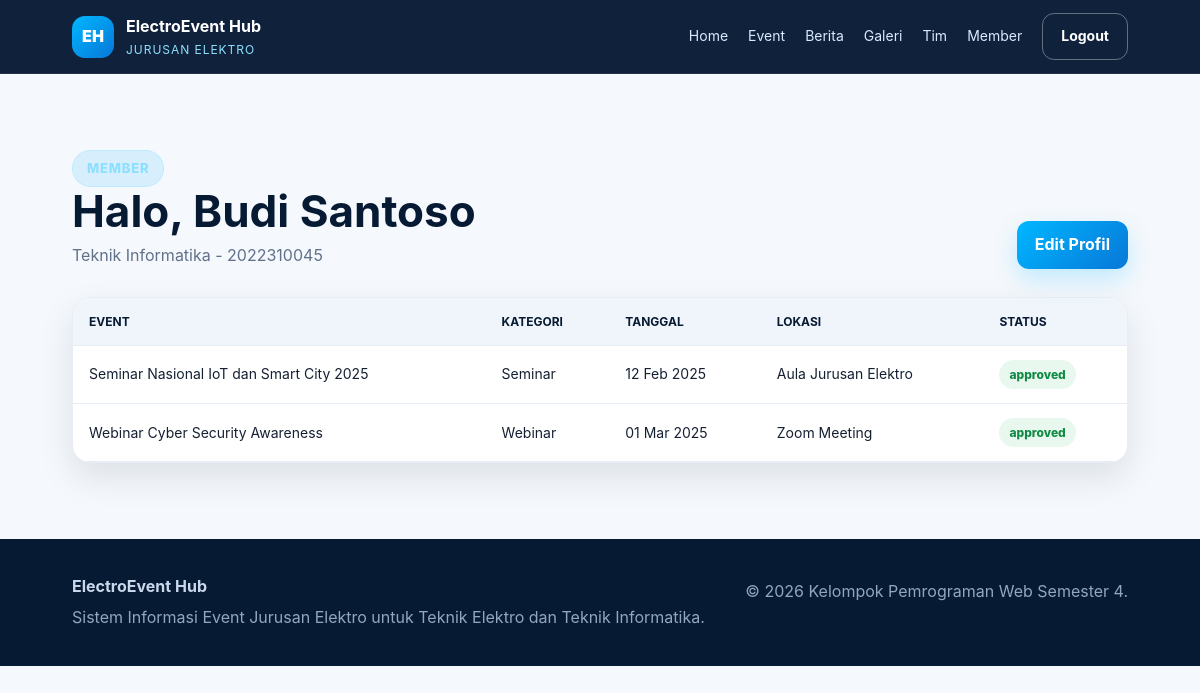
The page /member/dashboard.php (signed in) on the database its author committed.
### tables this page shows
CREATE TABLE registrations (
  id INT AUTO_INCREMENT PRIMARY KEY,
  user_id INT NOT NULL,
  event_id INT NOT NULL,
  status ENUM('pending','approved','rejected') NOT NULL DEFAULT 'approved',
  notes VARCHAR(255) DEFAULT NULL,
  registered_at TIMESTAMP DEFAULT CURRENT_TIMESTAMP,
  UNIQUE KEY uq_user_event (user_id, event_id),
  CONSTRAINT fk_reg_user FOREIGN KEY (user_id) REFERENCES users(id) ON DELETE CASCADE ON UPDATE CASCADE,
  CONSTRAINT fk_reg_event FOREIGN KEY (event_id) REFERENCES events(id) ON DELETE CASCADE ON UPDATE CASCADE
);

CREATE TABLE events (
  id INT AUTO_INCREMENT PRIMARY KEY,
  category_id INT NOT NULL,
  title VARCHAR(180) NOT NULL,
  slug VARCHAR(200) NOT NULL UNIQUE,
  description TEXT NOT NULL,
  study_program ENUM('Teknik Elektro','Teknik Informatika') NOT NULL,
  event_type ENUM('offline','online','hybrid') NOT NULL DEFAULT 'offline',
  event_date DATE NOT NULL,
  event_time TIME NOT NULL,
  location VARCHAR(180) NOT NULL,
  quota INT NOT NULL DEFAULT 50,
  poster VARCHAR(255) DEFAULT NULL,
  status ENUM('draft','open','closed','done') NOT NULL DEFAULT 'open',
  created_by INT DEFAULT NULL,
  created_at TIMESTAMP DEFAULT CURRENT_TIMESTAMP,
  CONSTRAINT fk_events_category FOREIGN KEY (category_id) REFERENCES categories(id) ON UPDATE CASCADE,
  CONSTRAINT fk_events_user FOREIGN KEY (created_by) REFERENCES users(id) ON DELETE SET NULL ON UPDATE CASCADE
);

CREATE TABLE categories (
  id INT AUTO_INCREMENT PRIMARY KEY,
  name VARCHAR(80) NOT NULL UNIQUE,
  description TEXT,
  created_at TIMESTAMP DEFAULT CURRENT_TIMESTAMP
);

### includes/functions.php (called while the page is built, shortened)
<?php
function e($value) {
    return htmlspecialchars((string) $value, ENT_QUOTES, 'UTF-8');
}
function current_user() {
    return $_SESSION['user'] ?? null;
}

### member/dashboard.php (the view, shortened to what this page needs)
<?php
require_once __DIR__ . '/../config/database.php';
require_once __DIR__ . '/../includes/functions.php';
$user = current_user();
$stmt = $pdo->prepare('SELECT r.*, e.title, e.event_date, e.location, c.name category_name FROM registrations r JOIN events e ON e.id=r.event_id JOIN categories c ON c.id=e.category_id WHERE r.user_id=? ORDER BY r.registered_at DESC');
$stmt->execute([$user['id']]);
$regs = $stmt->fetchAll();
$title='Member Dashboard'; require_once __DIR__ . '/../includes/header.php';
?>
<section class="section"><div class="container"><div class="section-head"><div><span class="eyebrow">Member</span><h2>Halo, <?= e($user['name']) ?></h2><p><?= e($user['study_program']) ?> - <?= e($user['nim']) ?></p></div><a class="btn btn-primary" href="profile.php">Edit Profil</a></div><div class="table-wrap"><table><thead><tr><th>Event</th><th>Kategori</th><th>Tanggal</th><th>Lokasi</th><th>Status</th></tr></thead><tbody><?php foreach($regs as $r): ?><tr><td><?= e($r['title']) ?></td><td><?= e($r['category_name']) ?></td><td><?= date('d M Y', strtotime($r['event_date'])) ?></td><td><?= e($r['location']) ?></td><td><span class="badge ok"><?= e($r['status']) ?></span></td></tr><?php endforeach; ?></tbody></table></div></div></section>
<?php require_once __DIR__ . '/../includes/footer.php'; ?>

### assets/css/style.css (style rules this page uses)
:root { --navy:#071a33;--navy2:#102a4c;--blue:#0877d8;--electric:#00b7ff;--white:#fff;--muted:#61718a;--line:#e7edf5;--bg:#f5f8fc;--danger:#d93025;--ok:#118a45;--warn:#b76a00;--shadow:0 14px 35px rgba(7,26,51,.10);--radius:18px }
* { box-sizing:border-box }
body { margin:0;font-family:Inter,Segoe UI,Arial,sans-serif;background:var(--bg);color:#162033;line-height:1.6 }
a { text-decoration:none;color:inherit }
.btn { display:inline-flex;align-items:center;justify-content:center;gap:8px;border:0;border-radius:12px;padding:11px 18px;font-weight:700;cursor:pointer }
.btn-primary { background:linear-gradient(135deg,var(--electric),var(--blue));color:#fff;box-shadow:0 10px 24px rgba(0,183,255,.22) }
.container { width:min(1120px,88vw);margin:auto }
.eyebrow { display:inline-block;border:1px solid rgba(142,223,255,.35);background:rgba(0,183,255,.12);color:#8edfff;border-radius:999px;padding:7px 14px;font-size:13px;font-weight:800;letter-spacing:.06em;text-transform:uppercase }
.section { padding:76px 0 }
.section-head { display:flex;align-items:end;justify-content:space-between;gap:25px;margin-bottom:28px }
.section h2 { font-size:clamp(28px,4vw,44px);line-height:1.1;margin:0;color:var(--navy) }
.section-head p { max-width:520px;color:var(--muted);margin:8px 0 0 }
.badge { display:inline-flex;border-radius:999px;padding:5px 10px;font-size:12px;font-weight:800;background:#e8f6ff;color:#075c95 }
.badge.ok { background:#e8f8ef;color:var(--ok) }
.table-wrap { overflow:auto;background:#fff;border:1px solid var(--line);border-radius:var(--radius);box-shadow:var(--shadow) }
table { width:100%;border-collapse:collapse;min-width:760px }
th,td { padding:14px 16px;text-align:left;border-bottom:1px solid var(--line);font-size:14px }
th { background:#f0f5fb;color:var(--navy);text-transform:uppercase;font-size:12px }

### rows shown on the page
registrations: event.title "Seminar Nasional IoT dan Smart City 2025", categories.name "Seminar", event.event_date "12 Feb 2025", event.location "Aula Jurusan Elektro", status "approved"
registrations: event.title "Webinar Cyber Security Awareness", categories.name "Webinar", event.event_date "01 Mar 2025", event.location "Zoom Meeting", status "approved"

### other values the page prints
$user['name'] "Budi Santoso"
$user['study_program'] "Teknik Informatika"
$user['nim'] "2022310045"
